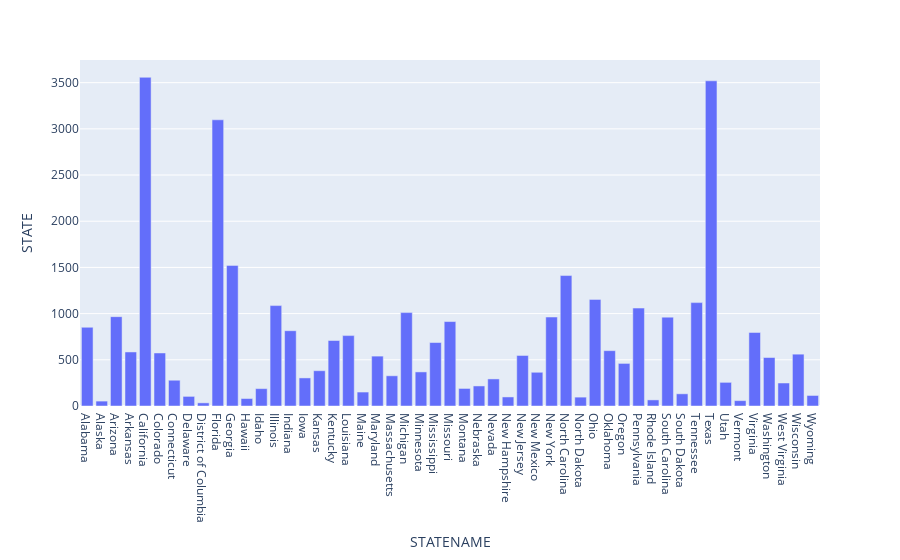

Here is the notebook cell this chart was saved with:
### Code cell
import plotly.express as px
#data_canada = px.data.gapminder().query("country == 'Canada'")
fig = px.bar(gb_ct, x=gb_ct.index, y='STATE')
fig.show()

### Figure 1 — Plotly figure (JSON) as saved in the notebook; plotly's stock layout.template omitted (floating-point values rounded to 4 significant figures)
{"data": [{"alignmentgroup": "True", "hovertemplate": "STATENAME=%{x}<br>STATE=%{y}<extra></extra>", "legendgroup": "", "marker": {"color": "#636efa", "pattern": {"shape": ""}}, "name": "", "offsetgroup": "", "orientation": "v", "showlegend": false, "textposition": "auto", "type": "bar", "x": ["Alabama", "Alaska", "Arizona", "Arkansas", "California", "Colorado", "Connecticut", "Delaware", "District of Columbia", "Florida", "Georgia", "Hawaii", "Idaho", "Illinois", "Indiana", "Iowa", "Kansas", "Kentucky", "Louisiana", "Maine", "Maryland", "Massachusetts", "Michigan", "Minnesota", "Mississippi", "Missouri", "Montana", "Nebraska", "Nevada", "New Hampshire", "New Jersey", "New Mexico", "New York", "North Carolina", "North Dakota", "Ohio", "Oklahoma", "Oregon", "Pennsylvania", "Rhode Island", "South Carolina", "South Dakota", "Tennessee", "Texas", "Utah", "Vermont", "Virginia", "Washington", "West Virginia", "Wisconsin", "Wyoming"], "xaxis": "x", "y": [852, 53, 967, 585, 3558, 574, 279, 104, 34, 3098, 1522, 81, 188, 1087, 815, 304, 382, 709, 762, 151, 540, 327, 1011, 369, 687, 914, 190, 217, 293, 98, 547, 365, 963, 1412, 96, 1154, 599, 461, 1060, 66, 962, 132, 1119, 3520, 256, 58, 796, 525, 249, 561, 114], "yaxis": "y"}], "layout": {"barmode": "relative", "legend": {"tracegroupgap": 0}, "margin": {"t": 60}, "xaxis": {"anchor": "y", "domain": [0, 1], "title": {"text": "STATENAME"}}, "yaxis": {"anchor": "x", "domain": [0, 1], "title": {"text": "STATE"}}}}
